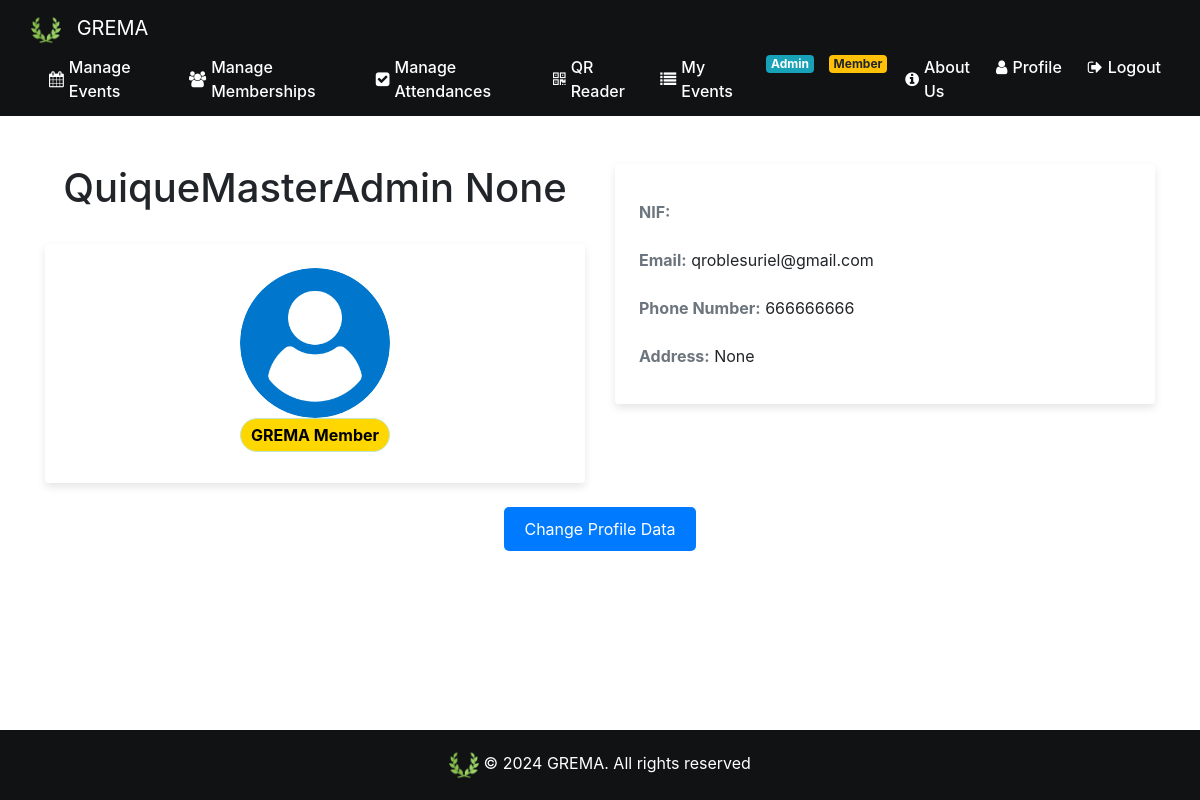
/profile (signed in), run on an earlier commit of the app's database.
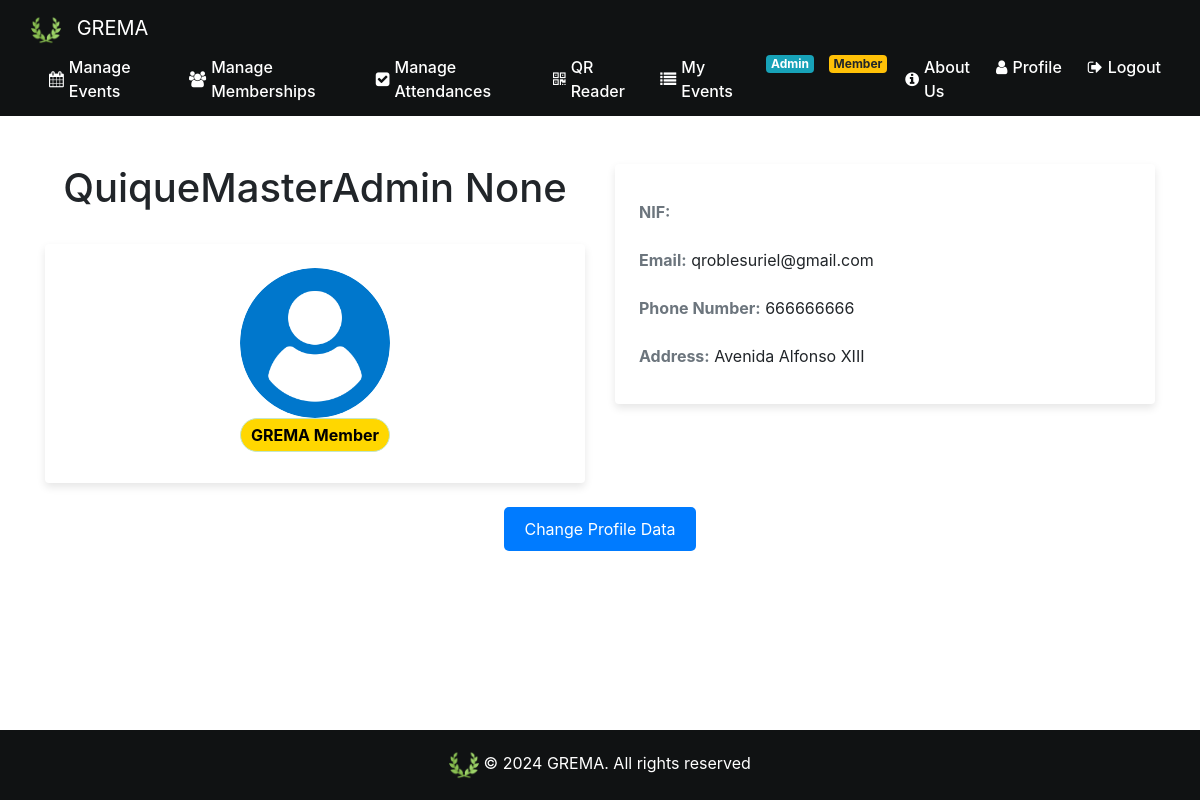
And on a later commit of the database.
### website/models.py (models this page shows)
class Admin(db.Model, UserMixin):
    id = db.Column(db.Integer, primary_key=True)
    is_admin = True
    email = db.Column(db.String(150), unique=True, nullable=False)
    password = db.Column(db.String(150), nullable=False)
    phone_number=db.Column(db.Integer)
    first_name = db.Column(db.String(150))
    surname= db.Column(db.String(150))
    creation_date = db.Column(db.Date, default=func.current_date())
    address=db.Column(db.String(150))
    events = db.relationship('Event')
    admin_profile_image_url = db.Column(db.String(300))

### website/views.py (the view)
@views.route('/profile', methods=['GET', 'POST'])
@login_required
def profile():
    return render_template('profile.html', user=current_user)

### website/views.py (called while the page is built)
@views.context_processor
def inject_membership():
    if current_user.is_authenticated:
        is_member = Fee.query.filter_by(user_fee=current_user.id, payed=True).first() is not None
    else:
        is_member = False
    return dict(is_member=is_member)

### website/templates/profile.html (shortened to what this page needs)
{% extends "base.html" %}
{% block content %}
<br><br />
<div class="container">
    <div class="row">
        <div class="col-md-6">
            <h1 class="text-center">{{ user.first_name }} {{ user.surname }}</h1>
            <br>
            <div class="card mb-4">
                <div class="profile-image-container mx-auto mt-4">
                    {% if user.user_profile_image_url %}
                    <img src="{{ user.user_profile_image_url }}" class="card-img-top rounded-circle"
                        alt="Profile Image">
                    {% elif user.admin_profile_image_url %}
                    <img src="{{ user.admin_profile_image_url }}" class="card-img-top rounded-circle"
                        alt="Profile Image">
                    {% else %}
                    <img src="{{ url_for('static', filename='images/userLogo.png') }}"
                        class="card-img-top rounded-circle" alt="{{ user.first_name }}">
                    {% endif %}
                    {% if is_member %}
                    <div class="alert alert-success text-center rounded-pill" role="alert"
                        style="background-color: gold; color: black; padding: 4px;">
                        <strong>GREMA Member</strong>
                    </div>
                    {% endif %}
                </div>
            </div>
        </div>
        <div class="col-md-6">
            <div class="card mb-4">
                <div class="card-body">
                    <ul class="list-group list-group-flush">
                        <li class="list-group-item"><strong class="text-secondary">NIF:</strong> {{ user.nif }}</li>
                        <li class="list-group-item"><strong class="text-secondary">Email:</strong> {{ user.email }}</li>
                        <li class="list-group-item"><strong class="text-secondary">Phone Number:</strong> {{
                            user.phone_number }}</li>
                        <li class="list-group-item"><strong class="text-secondary">Address:</strong> {{ user.address }}
                        </li>
                    </ul>
                </div>
            </div>
        </div>
    </div>
    <div class="text-center mb-4">
        <button id="edit-profile-btn" class="btn btn-primary">Change Profile Data</button>
    </div>
</div>
{% endblock %}

What changed in the data, as far as the page shows it:
changed Admin "QuiqueMasterAdmin": address "None" → "Avenida Alfonso XIII"
